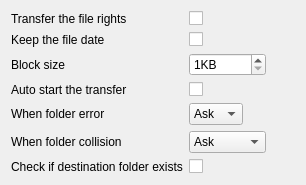
<?xml version="1.0" encoding="UTF-8"?>
<ui version="4.0">
 <class>options</class>
 <widget class="QWidget" name="options">
  <property name="geometry">
   <rect>
    <x>0</x>
    <y>0</y>
    <width>306</width>
    <height>184</height>
   </rect>
  </property>
  <layout class="QFormLayout" name="formLayout">
   <property name="fieldGrowthPolicy">
    <enum>QFormLayout::ExpandingFieldsGrow</enum>
   </property>
   <item row="0" column="0">
    <widget class="QLabel" name="label">
     <property name="text">
      <string>Transfer the file rights</string>
     </property>
    </widget>
   </item>
   <item row="0" column="1">
    <widget class="QCheckBox" name="doRightTransfer">
     <property name="text">
      <string/>
     </property>
    </widget>
   </item>
   <item row="1" column="0">
    <widget class="QLabel" name="label_2">
     <property name="text">
      <string>Keep the file date</string>
     </property>
    </widget>
   </item>
   <item row="1" column="1">
    <widget class="QCheckBox" name="keepDate">
     <property name="text">
      <string/>
     </property>
    </widget>
   </item>
   <item row="2" column="0">
    <widget class="QLabel" name="label_4">
     <property name="text">
      <string>Block size</string>
     </property>
    </widget>
   </item>
   <item row="2" column="1">
    <widget class="QSpinBox" name="blockSize">
     <property name="suffix">
      <string>KB</string>
     </property>
     <property name="minimum">
      <number>1</number>
     </property>
     <property name="maximum">
      <number>64000</number>
     </property>
    </widget>
   </item>
   <item row="3" column="0">
    <widget class="QLabel" name="label_5">
     <property name="text">
      <string>Auto start the transfer</string>
     </property>
    </widget>
   </item>
   <item row="3" column="1">
    <widget class="QCheckBox" name="autoStart">
     <property name="text">
      <string/>
     </property>
    </widget>
   </item>
   <item row="4" column="0">
    <widget class="QLabel" name="label_6">
     <property name="text">
      <string>When folder error</string>
     </property>
    </widget>
   </item>
   <item row="4" column="1">
    <widget class="QComboBox" name="comboBoxFolderError">
     <item>
      <property name="text">
       <string>Ask</string>
      </property>
     </item>
     <item>
      <property name="text">
       <string>Skip</string>
      </property>
     </item>
    </widget>
   </item>
   <item row="5" column="0">
    <widget class="QLabel" name="label_7">
     <property name="text">
      <string>When folder collision</string>
     </property>
    </widget>
   </item>
   <item row="5" column="1">
    <widget class="QComboBox" name="comboBoxFolderColision">
     <item>
      <property name="text">
       <string>Ask</string>
      </property>
     </item>
     <item>
      <property name="text">
       <string>Merge</string>
      </property>
     </item>
     <item>
      <property name="text">
       <string>Skip</string>
      </property>
     </item>
     <item>
      <property name="text">
       <string>Rename</string>
      </property>
     </item>
    </widget>
   </item>
   <item row="6" column="0">
    <widget class="QLabel" name="label_8">
     <property name="text">
      <string>Check if destination folder exists</string>
     </property>
    </widget>
   </item>
   <item row="6" column="1">
    <widget class="QCheckBox" name="checkBoxDestinationFolderExists">
     <property name="text">
      <string/>
     </property>
    </widget>
   </item>
  </layout>
 </widget>
 <resources/>
 <connections/>
</ui>
